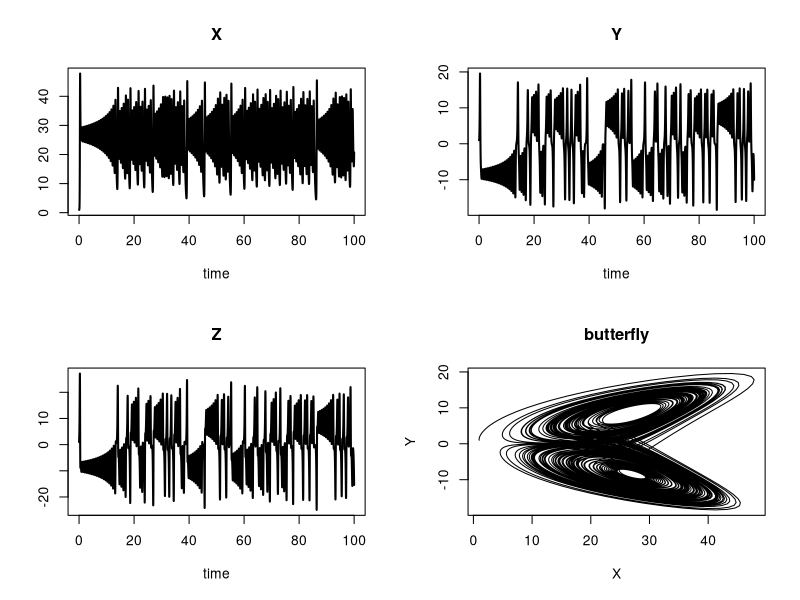

Here is the R script that generated this plot:
### Cascading effects models
### Juan Carlos Rocha
### juan.rocha@princeton.edu
### February 13 2017


## This script shows a short demostration of modeling a bifurcation with ODE
## The idea is to model simple toy models of RS and then couple them
## The code should be minimalistic and emphasize on the workflow and replicability

library(deSolve)
library(ggplot2)
library(dplyr)
library(tidyr)


########
# model of logistic growth [following Sodeart 2012]
########

# set parameters
r <- 1
K <- 10
yini <- 12

# define the model
derivs <- function (t, y, params){
    list(r * y * (1-y/K))
}

# set run time
times <- seq(from = 0, to = 20, by = 0.2)

# integrate the model
out <- ode(y = yini, times = times, func = derivs, parms = NULL)
out2 <- ode(y = yini, times = times, func = derivs, parms = NULL) # run this when yini <- 12 instead of 2


########
# Lorenz
########

# set parameters
a <- -8/3
b <- -10
c <- 28

# Initial conditions
yini <- c(X = 1, Y = 1, Z = 1)

# Model NOTE: state variables needs to be on exactly the same order as yini.
Lorenz <- function(t, y, parms){
    with(as.list(y), {
        dX <- a * X + Y * Z
        dY <- b * (Y - Z)
        dZ <- -X * Y + c * Y - Z
        list(c(dX, dY, dZ)) })
}

# set time
times <- seq(from = 0, to = 100, by=0.01)
out <- ode(y = yini, times = times, func = Lorenz, parms = NULL)

plot(out, lwd = 2)
plot(out[,'X'], out[,'Y'], type = 'l', xlab = "X", ylab = "Y", main= 'butterfly')


####################
#
